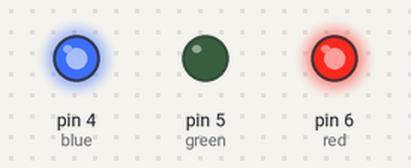
A sketch run on a simulated Arduino Uno, built with avr-gcc and run on an emulated ATmega328P. On the bench: output pins drawn as LEDs (lit = HIGH).

Above: at 0.1 s.
Timing chart, 0 to 1.6 s (numbered marks = the images above):
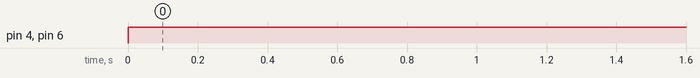

The sketch:

colorMIx.ino
```cpp
int red = 6;
int green = 5;
int blue = 4;

void setup() {
  // put your setup code here, to run once:
  pinMode(red,OUTPUT);
  pinMode(green,OUTPUT);
  pinMode(blue,OUTPUT);


}

void loop() {
  // put your main code here, to run repeatedly:
  digitalWrite(red,HIGH);
  analogWrite(blue,150);

}
```

Measured:
- by itself, pin 4 (blue), pin 6 (red): LOW → HIGH at 0.00 s
